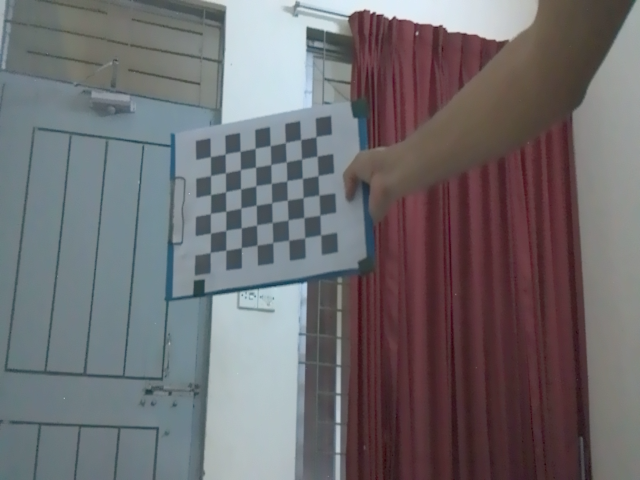
#> input picture automama/automama/perception/stereo_vision_test/single_cam_KD_callib/captured_images/frame_0001.png, 640 x 480 px, given in place of x-raw, format=BGR ! appsink, which was not available
$ python stereo_map_test.py   (older library calls are emulated)
#> lines starting #> are read from the running program, lines starting #| are printed output that depends on the picture; pictures that were not available may be replaced by others from this repository, and a replacement may not be noted
import cv2
import numpy as np
import os
import yaml

# ---------- Paths ----------
calib_dir = "automama/perception/stereo_vision_test/single_cam_KD_callib"
left_save_dir = os.path.join(calib_dir, "left_stereo")
right_save_dir = os.path.join(calib_dir, "right_stereo")
os.makedirs(left_save_dir, exist_ok=True)
os.makedirs(right_save_dir, exist_ok=True)
# Load camera calibration data
with open(os.path.join(calib_dir, "camera_calibration1.yaml")) as f:
    left_data = yaml.safe_load(f)

with open(os.path.join(calib_dir, "camera_calibration0.yaml")) as f:
    right_data = yaml.safe_load(f)

# Extract intrinsics and distortion coefficients for both cameras
K1 = np.array(left_data["camera_matrix"], dtype=np.float64)
D1 = np.array(left_data["distortion_coefficients"], dtype=np.float64)
K2 = np.array(right_data["camera_matrix"], dtype=np.float64)
D2 = np.array(right_data["distortion_coefficients"], dtype=np.float64)

# Ensure distortion coefficients are 1D arrays of size 5 (k1, k2, p1, p2, k3)
if D1.size != 5:
    D1 = np.zeros(5)  # Replace with zeros or your known distortion parameters
if D2.size != 5:
    D2 = np.zeros(5)  # Replace with zeros or your known distortion parameters

print("Camera Intrinsics loaded")

# Load stereo calibration data (extrinsics)
# with open(os.path.join(calib_dir, "stereo_calibration_tuned.yaml")) as f:   #fined tuned matrix
with open(os.path.join(calib_dir, "stereo_calibration.yaml")) as f:   #Raw matrix
    data = yaml.safe_load(f)

# Extract the rotation matrix R and translation vector T between cameras
R = np.array(data["R"], dtype=np.float64)  # Rotation matrix between cameras
T = np.array(data["T"], dtype=np.float64)  # Translation vector between cameras

# Ensure R is 3x3 and T is 3x1
if R.shape != (3, 3):
    R = np.reshape(R, (3, 3))
if T.shape != (3, 1):
    T = np.reshape(T, (3, 1))

print("Camera Extrinsics loaded")

# Define image size (width, height)
image_size = (640, 480)  # Replace with your actual image size if different

# Stereo rectification - Note the correct parameter order
R1, R2, P1, P2, Q, roi1, roi2 = cv2.stereoRectify(
    K1, D1,      # Left camera matrix and distortion
    K2, D2,      # Right camera matrix and distortion
    image_size,  # Image size
    R, T,        # Rotation and translation between cameras
    flags=cv2.CALIB_ZERO_DISPARITY,  # Optional: flags for rectification
    alpha=0      # Optional: alpha parameter (0-1, controls cropping)
)

# Compute rectification maps for both cameras 2 -> left , 1-> right
map1_left, map2_left = cv2.initUndistortRectifyMap(K1, D1, R1, P1, image_size, cv2.CV_16SC2)
map1_right, map2_right = cv2.initUndistortRectifyMap(K2, D2 , R2, P2, image_size, cv2.CV_16SC2)

# ---------- GStreamer Pipeline ----------
def gstreamer_pipeline(sensor_id, flip_method=2, width=640, height=480):
    return (
        f"nvarguscamerasrc sensor-id={sensor_id} ! "
        f"video/x-raw(memory:NVMM), width={width}, height={height}, format=NV12, framerate=30/1 ! "
        f"nvvidconv flip-method={flip_method} ! "
        "video/x-raw, format=BGRx ! videoconvert ! video/x-raw, format=BGR ! appsink"
    )
# Create the capture objects for both cameras
flip_method = 2
cap_left = cv2.VideoCapture(gstreamer_pipeline(1, flip_method), cv2.CAP_GSTREAMER)
cap_right = cv2.VideoCapture(gstreamer_pipeline(0, flip_method), cv2.CAP_GSTREAMER)

frame_count = 0
# ---------- Stream and Show Rectified Frames in Real-Time ----------
while True:
    ret1, frame_left = cap_left.read()
#> frame_left is the input picture: shape (480, 640, 3); mean B, G, R 111.3, 108.3, 111.1
    ret2, frame_right = cap_right.read()

    # if not ret1 or not ret2:
    #     print("Failed to grab frames.")
    #     break

    # Apply the rectification maps to undistort and rectify frames
    undist_left = cv2.remap(frame_left, map1_left, map2_left, interpolation=cv2.INTER_LINEAR)
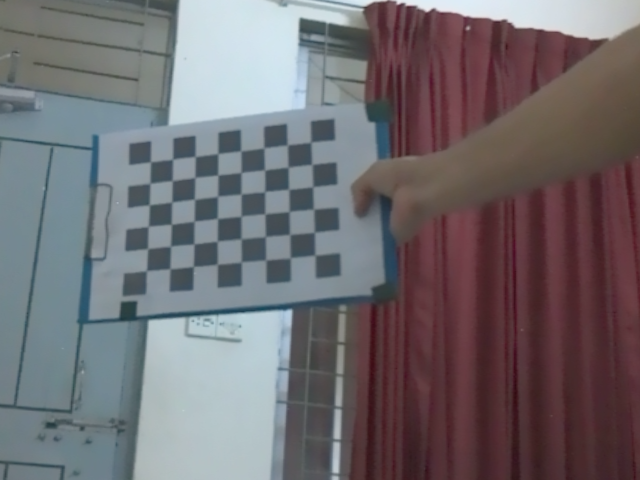
#> undist_left: shape (480, 640, 3); mean B, G, R 112.1, 108, 112.9
    undist_right = cv2.remap(frame_right, map1_right, map2_right, interpolation=cv2.INTER_LINEAR)
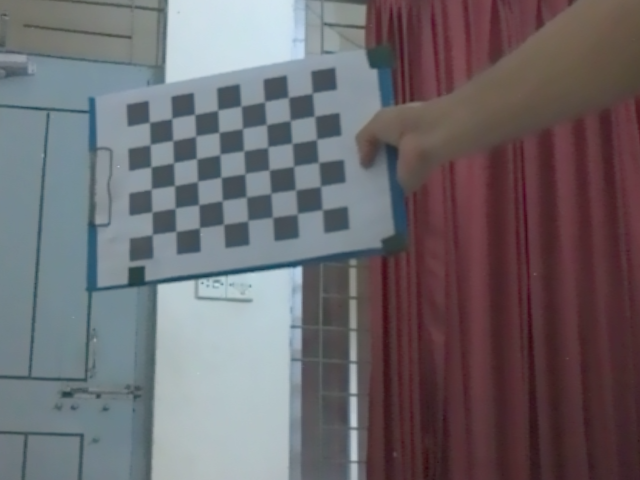
#> undist_right: shape (480, 640, 3); mean B, G, R 108.5, 104.1, 108.8

    # Resize both images to match (if necessary)
    # undist_left = cv2.resize(undist_left, (image_size[0], image_size[1]))
    # undist_right = cv2.resize(undist_right, (image_size[0], image_size[1]))

    # Alpha blending the rectified images (50% opacity)
    blended = cv2.addWeighted(undist_left, 0.5, undist_right, 0.5, 0)
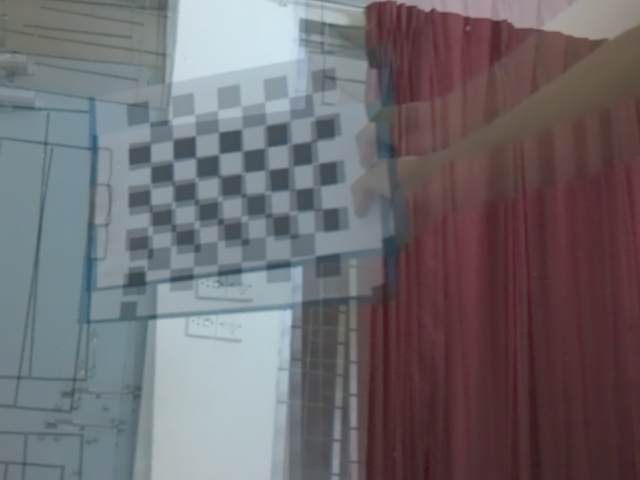
#> blended: shape (480, 640, 3); mean B, G, R 110.3, 106, 110.9
    blended = cv2.resize(blended, (int(image_size[0]*0.9), int(image_size[1]*0.9)))
#> blended: shape (432, 576, 3)

    # Show the blended result
    cv2.imshow("Blended Rectified Stereo Pair", blended)
    key = cv2.waitKey(1) & 0xFF
#> (key q is pressed here)
    if key == ord('s'):
        cv2.imwrite(f"{left_save_dir}/left_{frame_count:03d}.png", undist_left)
        cv2.imwrite(f"{right_save_dir}/right_{frame_count:03d}.png", undist_right)

        print(f"Saved stereo pair #{frame_count}")
        frame_count += 1
    # Exit if 'q' is pressed
    # key = cv2.waitKey(1) & 0xFF
    elif key == ord('q'):
        break

# Release the video captures and close the windows
cap_left.release()
cap_right.release()
cv2.destroyAllWindows()

$ run again, on automama/automama/perception/stereo_vision_test/single_cam_KD_callib/captured_images/frame_0002.png
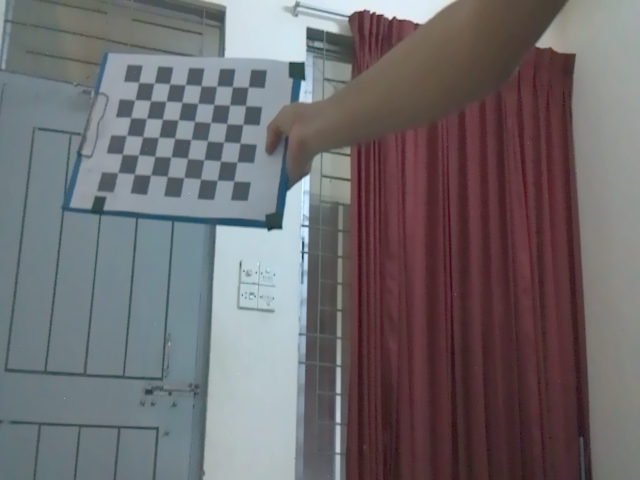
#> input picture automama/automama/perception/stereo_vision_test/single_cam_KD_callib/captured_images/frame_0002.png, 640 x 480 px, given in place of x-raw, format=BGR ! appsink, which was not available
#> frame_left is the input picture: shape (480, 640, 3); mean B, G, R 109.7, 107, 111.2
#> `undist_left = cv2.remap(frame_left, map1_left, map2_left, interpolatio..`:
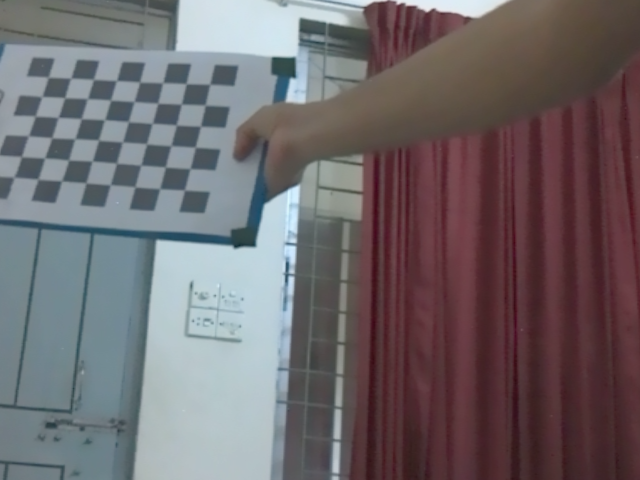
#> undist_left: shape (480, 640, 3); mean B, G, R 107.7, 104.3, 111.4
#> `blended = cv2.addWeighted(undist_left, 0.5, undist_right, 0.5, 0)`:
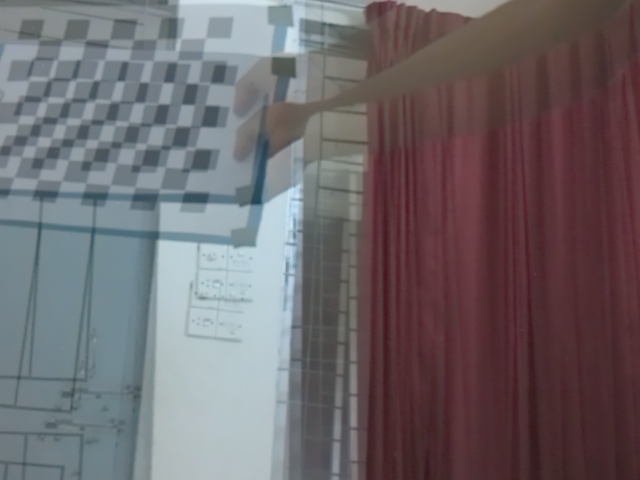
#> blended: shape (480, 640, 3); mean B, G, R 106.8, 103, 110.1

$ run again, on automama/automama/perception/stereo_vision_test/single_cam_KD_callib/captured_images/frame_0003.png
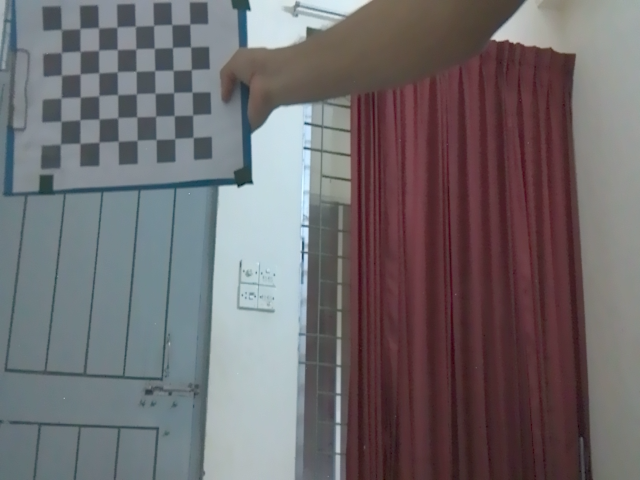
#> input picture automama/automama/perception/stereo_vision_test/single_cam_KD_callib/captured_images/frame_0003.png, 640 x 480 px, given in place of x-raw, format=BGR ! appsink, which was not available
#> frame_left is the input picture: shape (480, 640, 3); mean B, G, R 109.3, 106.5, 111.5
#> `undist_right = cv2.remap(frame_right, map1_right, map2_right, interpol..`:
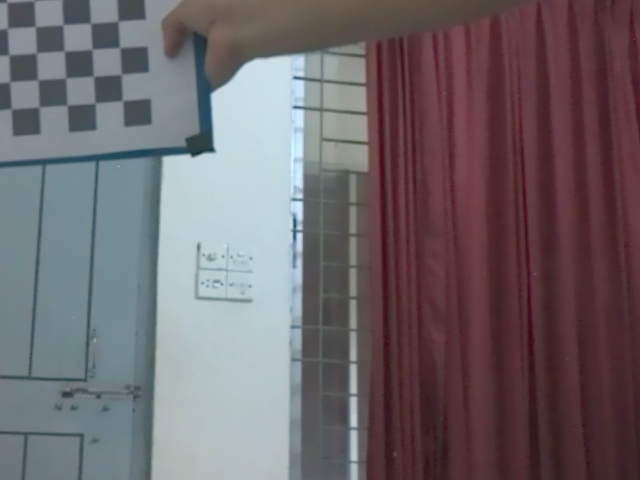
#> undist_right: shape (480, 640, 3); mean B, G, R 106.6, 102.5, 110.8
#> `blended = cv2.addWeighted(undist_left, 0.5, undist_right, 0.5, 0)`:
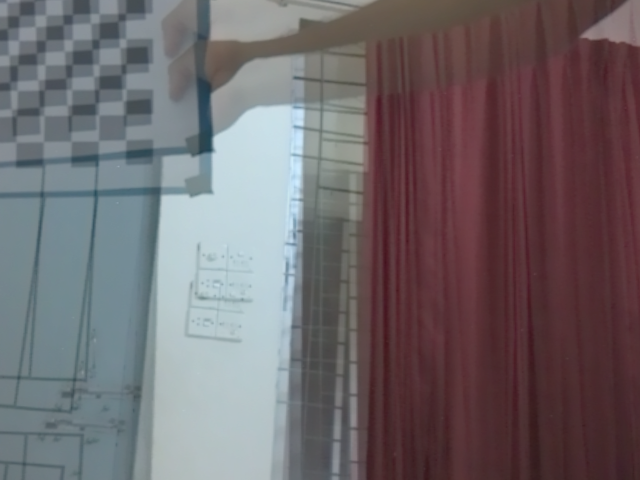
#> blended: shape (480, 640, 3); mean B, G, R 107, 103.3, 111.5
